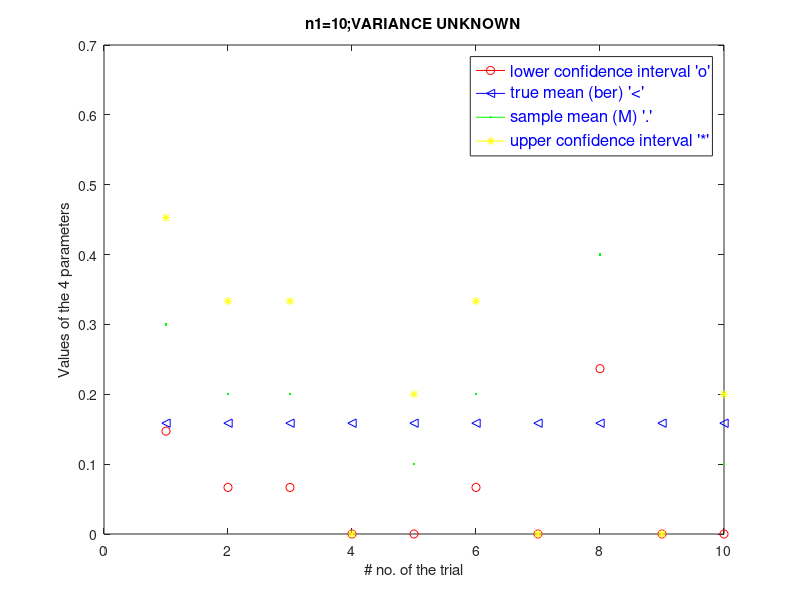

This chart was generated by the following MATLAB code:
% code for estimating the confidence intervals when variance is unknown (sample variance from vector X )
clc
m=100;
n1=10;
% UNCOMMENT THE N1 VALUE ACCORDINGLY
%n1=100;
%n1=1000;
countn1=0;
tber=0.5*erfc((0.5)^0.5)
% my name is SAI KRISHNA; SO A=16, E=64, I=256, O = 512, U = 1024)
%     %SEED =16+256+256+16=544
rng(544,"twister");




for i=1:m
    % my name is SAI KRISHNA; SO A=16, E=64, I=256, O = 512, U = 1024)
    %SEED =16+256+256+16=544
    x=zeros(1,n1);
    for j=1:n1
        %rng(544,"twister");
        r=-1.+randn(1,n1);
        if r(1,j)>=0    % the bit b is -ve; so if the received value is +ve, then error occurs, and we set x=1
            x(1,j)=1;
        elseif r(1,j)<0        % the bit b is -ve; so if the received value is -ve, then no error has occured, and we set x=0
            x(1,j)=0;
        end
    end
    % computing the sample mean M of the X matrix: 
    M=mean(x,'all')
    % Confidence interval is [ M-((y*sigmax)/(n^0.5)) , M+((y*sigmax)/(n^0.5)) ]
    y=1;
    % since we estimate the y for 68.3% confidence, the y=1; as in a standard
    % dev case, the 68.3 % is obtained in + or - one sigma
    
    
    sigmax=std( x(:) )
    % finding the lower and upper limits of confidence intervals
    lln1=M-((y*sigmax)/(n1^0.5))
    uln1=M+((y*sigmax)/(n1^0.5))
    if tber>=lln1 && tber<=uln1
        countn1=countn1+1
    end
    k=i;
    if k<=10
        plot(k,lln1,"Marker","o","Color","red")
        hold on
        plot(k,tber,"Marker","<","Color","blue")
        hold on
        plot(k,M,"Marker",".","Color","green")
        hold on
        plot(k,uln1,"Marker","*","Color","yellow")
        legend({"lower confidence interval 'o'","true mean (ber) '<'","sample mean (M) '.' ","upper confidence interval '*'"},'FontSize',12,'TextColor','blue')
        title("n1=10;VARIANCE UNKNOWN")
        % I use the appropriate ttile for different n values of 10,100,1000
        % accordingly
        %title("n1=100;VARIANCE UNKNOWN")
        %title("n1=1000;VARIANCE UNKNOWN")
        xlabel("# no. of the trial")
        ylabel("Values of the 4 parameters")
        
    end

        
end

fprintf("Percentage of true mean within the confidence interval is %d ",countn1)

